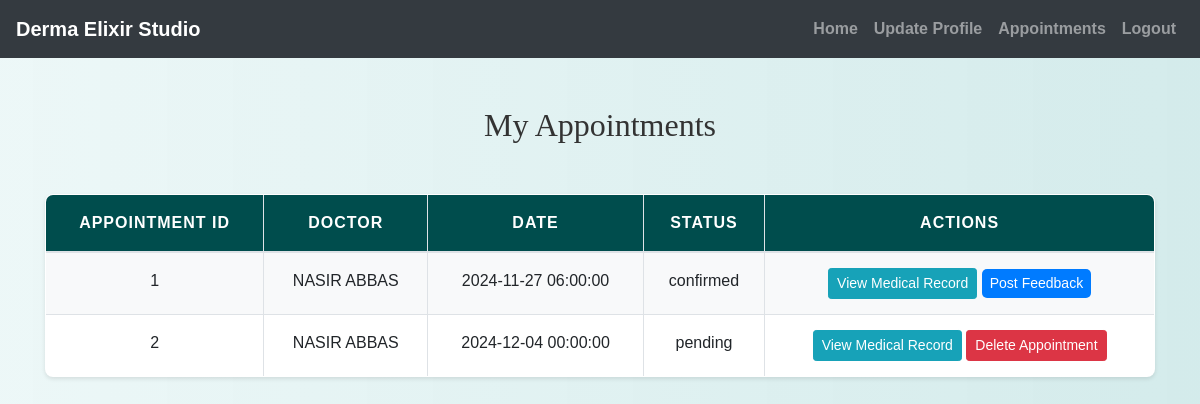
Page /view_appointments.php (signed in) on the committed database.
### tables this page shows
CREATE TABLE `appointments` (
  `appointment_id` int(11) NOT NULL,
  `patient_id` int(11) DEFAULT NULL,
  `doctor_id` int(11) DEFAULT NULL,
  `appointment_date` datetime DEFAULT NULL,
  `status` enum('pending','confirmed','completed','cancelled') DEFAULT 'pending',
  `created_at` timestamp NOT NULL DEFAULT current_timestamp(),
  `updated_at` timestamp NOT NULL DEFAULT current_timestamp() ON UPDATE current_timestamp()
);

CREATE TABLE `doctors` (
  `doctor_id` int(11) NOT NULL,
  `username` varchar(255) NOT NULL,
  `password` varchar(255) NOT NULL,
  `email` varchar(255) NOT NULL,
  `profile_pic` varchar(255) DEFAULT NULL,
  `full_name` varchar(255) NOT NULL,
  `clearance_certificate` varchar(255) NOT NULL,
  `certificate_number` varchar(255) NOT NULL,
  `status` enum('pending','approved','rejected') DEFAULT 'pending',
  `created_at` timestamp NOT NULL DEFAULT current_timestamp(),
  `updated_at` timestamp NOT NULL DEFAULT current_timestamp() ON UPDATE current_timestamp(),
  `specialization` varchar(255) DEFAULT NULL,
  `experience` int(11) DEFAULT NULL
);

### view_appointments.php (the view, shortened to what this page needs)
<?php
include('config.php');
$user_id = $_SESSION["id"];
$sql = "SELECT appointments.appointment_id, doctors.full_name AS doctor_name, appointments.appointment_date, appointments.status, appointments.doctor_id
        FROM appointments
        INNER JOIN doctors ON appointments.doctor_id = doctors.doctor_id
        WHERE appointments.patient_id = ?";
$stmt = mysqli_prepare($conn, $sql);
mysqli_stmt_bind_param($stmt, "i", $user_id);
mysqli_stmt_execute($stmt);
$result = mysqli_stmt_get_result($stmt);
?>
<!DOCTYPE html>
<html>
<head>
    <link rel="stylesheet" href="https://maxcdn.bootstrapcdn.com/bootstrap/4.5.2/css/bootstrap.min.css">
    <link rel="stylesheet" href="./css/style.css">
</head>
<body>
<?php include('navbar.php'); ?>
<div class="container mt-5">
    <h2 class="text-center">My Appointments</h2>
    <div class="row">
        <div class="col-md-12">
            <table class="table table-bordered">
                <thead>
                    <tr>
                        <th>Appointment ID</th>
                        <th>Doctor</th>
                        <th>Date</th>
                        <th>Status</th>
                        <th>Actions</th>
                    </tr>
                </thead>
                <tbody>
                    <?php while ($row = mysqli_fetch_assoc($result)): ?>
                        <tr>
                            <td><?php echo htmlspecialchars($row['appointment_id']); ?></td>
                            <td><?php echo htmlspecialchars($row['doctor_name']); ?></td>
                            <td><?php echo htmlspecialchars($row['appointment_date']); ?></td>
                            <td><?php echo htmlspecialchars($row['status']); ?></td>
                            <td>
                                <a href="view_medical_records.php?patient_id=<?php echo $user_id; ?>" class="btn btn-info btn-sm">View Medical Record</a>
                                <?php if ($row['status'] == 'pending'): ?>
                                    <form action="delete_appointment.php" method="post" style="display:inline;">
                                        <button type="submit" class="btn btn-danger btn-sm" onclick="return confirm('Are you sure you want to delete this appointment?')">Delete Appointment</button>
                                    </form>
                                <?php elseif ($row['status'] == 'confirmed' || $row['status'] == 'completed'): ?>
                                    <a href="post_feedback.php?appointment_id=<?php echo $row['appointment_id']; ?>&doctor_id=<?php echo $row['doctor_id']; ?>" class="btn btn-primary btn-sm">Post Feedback</a>
                                <?php endif; ?>
                            </td>
                        </tr>
                    <?php endwhile; ?>
                </tbody>
            </table>
        </div>
    </div>
</div>
</body>
</html>

### css/style.css (style rules this page uses)
body { background: linear-gradient(90deg, rgba(233, 246, 246, 0.831), rgba(207, 233, 233, 0.9)); font-family: 'Arial', sans-serif; color: #333; line-height: 1.6; }
h1, h2, h3, h4 { text-align: center; margin-top: 30px; margin-bottom: 30px; font-family: 'Georgia', serif; }
.container { margin-bottom: 40px; }
.table { width: 100%; border-collapse: collapse; margin-top: 20px; font-size: 16px; background-color: #ffffff; border-radius: 8px; overflow: hidden; box-shadow: 0 2px 4px rgba(0, 0, 0, 0.1); }
.table th, .table td { padding: 15px; border: 1px solid #dee2e6; text-align: center; }
.table thead th { background-color: #004d4d; color: white; font-weight: bold; text-transform: uppercase; letter-spacing: 1px; }
.table tbody tr:nth-child(odd) { background-color: #f8f9fa; }
.btn-primary { color: #fff; border: none; border-radius: 5px; cursor: pointer; transition: background-color 0.3s ease; }
a { color: #006666; text-decoration: none; font-weight: bold; }

### rows in the picture
appointments: appointment_id "1", doctor.full_name "NASIR ABBAS", appointment_date "2024-11-27 06:00:00", status "confirmed"
appointments: appointment_id "2", doctor.full_name "NASIR ABBAS", appointment_date "2024-12-04 00:00:00", status "pending"
